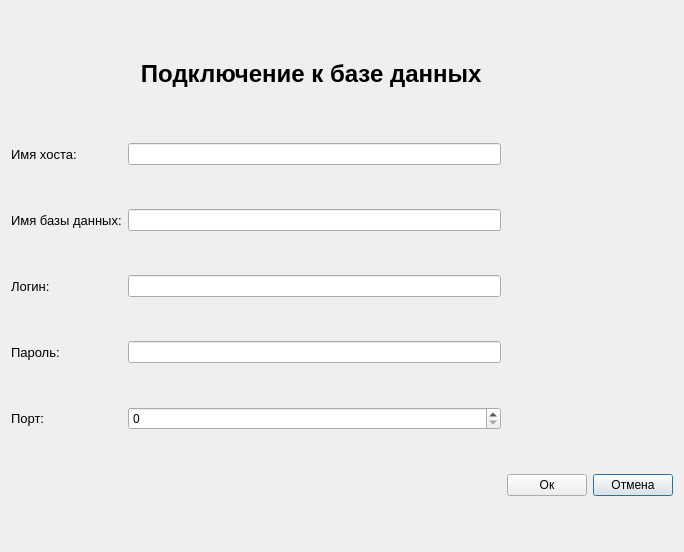
<?xml version="1.0" encoding="UTF-8"?>
<ui version="4.0">
 <class>Dialog</class>
 <widget class="QDialog" name="Dialog">
  <property name="geometry">
   <rect>
    <x>0</x>
    <y>0</y>
    <width>684</width>
    <height>552</height>
   </rect>
  </property>
  <property name="maximumSize">
   <size>
    <width>16777215</width>
    <height>16777215</height>
   </size>
  </property>
  <property name="windowTitle">
   <string>Dialog</string>
  </property>
  <layout class="QGridLayout" name="gridLayout">
   <item row="3" column="0">
    <widget class="QLabel" name="lb_dbname">
     <property name="font">
      <font>
       <pointsize>10</pointsize>
      </font>
     </property>
     <property name="text">
      <string>Имя базы данных:</string>
     </property>
    </widget>
   </item>
   <item row="5" column="0">
    <widget class="QLabel" name="lb_password">
     <property name="font">
      <font>
       <pointsize>10</pointsize>
      </font>
     </property>
     <property name="text">
      <string>Пароль:</string>
     </property>
    </widget>
   </item>
   <item row="6" column="0">
    <widget class="QLabel" name="lb_port">
     <property name="font">
      <font>
       <pointsize>10</pointsize>
      </font>
     </property>
     <property name="text">
      <string>Порт:</string>
     </property>
    </widget>
   </item>
   <item row="2" column="2">
    <widget class="QLineEdit" name="le_host"/>
   </item>
   <item row="5" column="2">
    <widget class="QLineEdit" name="le_password"/>
   </item>
   <item row="6" column="2">
    <widget class="QSpinBox" name="sB_port"/>
   </item>
   <item row="1" column="2">
    <widget class="QLabel" name="lb_title">
     <property name="maximumSize">
      <size>
       <width>400</width>
       <height>50</height>
      </size>
     </property>
     <property name="font">
      <font>
       <pointsize>18</pointsize>
       <bold>true</bold>
      </font>
     </property>
     <property name="text">
      <string>Подключение к базе данных </string>
     </property>
     <property name="alignment">
      <set>Qt::AlignmentFlag::AlignCenter</set>
     </property>
    </widget>
   </item>
   <item row="4" column="0">
    <widget class="QLabel" name="lb_login">
     <property name="font">
      <font>
       <pointsize>10</pointsize>
      </font>
     </property>
     <property name="text">
      <string>Логин:</string>
     </property>
    </widget>
   </item>
   <item row="3" column="2">
    <widget class="QLineEdit" name="le_dbname"/>
   </item>
   <item row="4" column="2">
    <widget class="QLineEdit" name="le_login"/>
   </item>
   <item row="2" column="0">
    <widget class="QLabel" name="lb_host">
     <property name="font">
      <font>
       <pointsize>10</pointsize>
      </font>
     </property>
     <property name="text">
      <string>Имя хоста:</string>
     </property>
    </widget>
   </item>
   <item row="9" column="4">
    <widget class="QPushButton" name="pB_cancel">
     <property name="maximumSize">
      <size>
       <width>100</width>
       <height>16777215</height>
      </size>
     </property>
     <property name="text">
      <string>Отмена</string>
     </property>
    </widget>
   </item>
   <item row="9" column="3">
    <widget class="QPushButton" name="pB_ok">
     <property name="maximumSize">
      <size>
       <width>100</width>
       <height>16777215</height>
      </size>
     </property>
     <property name="text">
      <string>Oк</string>
     </property>
    </widget>
   </item>
  </layout>
 </widget>
 <resources/>
 <connections>
  <connection>
   <sender>pB_cancel</sender>
   <signal>clicked()</signal>
   <receiver>sB_port</receiver>
   <slot>clear()</slot>
   <hints>
    <hint type="sourcelabel">
     <x>626</x>
     <y>489</y>
    </hint>
    <hint type="destinationlabel">
     <x>480</x>
     <y>421</y>
    </hint>
   </hints>
  </connection>
  <connection>
   <sender>pB_cancel</sender>
   <signal>clicked()</signal>
   <receiver>le_password</receiver>
   <slot>clear()</slot>
   <hints>
    <hint type="sourcelabel">
     <x>639</x>
     <y>478</y>
    </hint>
    <hint type="destinationlabel">
     <x>505</x>
     <y>357</y>
    </hint>
   </hints>
  </connection>
  <connection>
   <sender>pB_cancel</sender>
   <signal>clicked()</signal>
   <receiver>le_login</receiver>
   <slot>clear()</slot>
   <hints>
    <hint type="sourcelabel">
     <x>657</x>
     <y>489</y>
    </hint>
    <hint type="destinationlabel">
     <x>507</x>
     <y>291</y>
    </hint>
   </hints>
  </connection>
  <connection>
   <sender>pB_cancel</sender>
   <signal>clicked()</signal>
   <receiver>le_dbname</receiver>
   <slot>clear()</slot>
   <hints>
    <hint type="sourcelabel">
     <x>669</x>
     <y>488</y>
    </hint>
    <hint type="destinationlabel">
     <x>508</x>
     <y>224</y>
    </hint>
   </hints>
  </connection>
  <connection>
   <sender>pB_cancel</sender>
   <signal>clicked()</signal>
   <receiver>le_host</receiver>
   <slot>clear()</slot>
   <hints>
    <hint type="sourcelabel">
     <x>605</x>
     <y>485</y>
    </hint>
    <hint type="destinationlabel">
     <x>504</x>
     <y>159</y>
    </hint>
   </hints>
  </connection>
  <connection>
   <sender>pB_ok</sender>
   <signal>clicked()</signal>
   <receiver>Dialog</receiver>
   <slot>close()</slot>
   <hints>
    <hint type="sourcelabel">
     <x>556</x>
     <y>489</y>
    </hint>
    <hint type="destinationlabel">
     <x>341</x>
     <y>275</y>
    </hint>
   </hints>
  </connection>
 </connections>
</ui>
